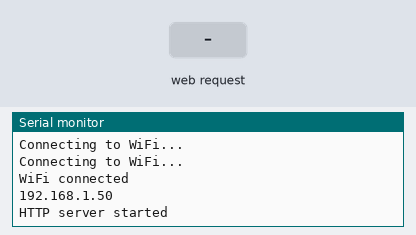
Bench run of a sketch on a simulated ESP8266 (NodeMCU). Shown: the last lines printed to the serial monitor. The test bench sets the inputs (shaded band). WiFi joins after 1.5 s; servers stay silent unless stated.

Above: at 3.2 s.
3.3 s: HTTP request GET /setForward received
At 3.9 s:
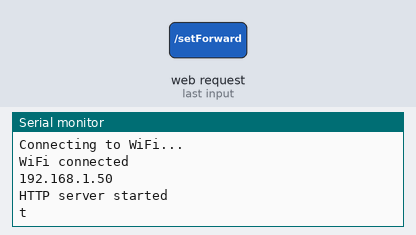
4.8 s: HTTP request GET /setReverse received
At 6.3 s:
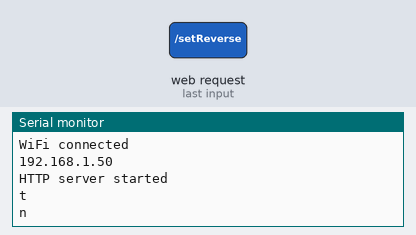

The sketch:

ESP8266.ino
```cpp
#include <ESP8266WiFi.h>
#include <ESP8266WebServer.h>

const char *ssid = "OchaHouse Tang 2";
const char *password = "ochahouse";

ESP8266WebServer server(80);

#define LINE_SENSOR A0

void setup() {
  Serial.begin(115200);

  // Kết nối đến WiFi
  WiFi.begin(ssid, password);
  while (WiFi.status() != WL_CONNECTED) {
    delay(1000);
    Serial.println("Connecting to WiFi...");
  }

  Serial.println("WiFi connected");
  Serial.println(WiFi.localIP());

  server.on("/", HTTP_GET, handleRoot);
  server.on("/lineValue", HTTP_GET, handleReadLineSensor); // Đổi tên hàm xử lý thành handleReadLineSensor

  server.on("/setForward", HTTP_GET, handleSetForward);
  server.on("/setReverse", HTTP_GET, handleSetReverse);

  server.begin();
  Serial.println("HTTP server started");
}

void loop() {
  server.handleClient();
}

void handleRoot() {
  int lineValue = analogRead(LINE_SENSOR);
  int digitalLineValue = (lineValue > 500) ? 1 : 0;
  String html = "<html><head><script>function updateValue() { var xhttp = new XMLHttpRequest(); xhttp.onreadystatechange = function() { if (this.readyState == 4 && this.status == 200) { document.getElementById('lineValue').innerHTML = this.responseText; } }; xhttp.open('GET', '/lineValue', true); xhttp.send(); } setInterval(updateValue, 1000);</script></head>";
  html += "<body><h1>Line Sensor Value</h1>";
  html += "<p>Digital Value: <span id='lineValue'>" + String(digitalLineValue) + "</span></p>";

  html += "<p>Enter the forward angle: <input type='text' id='forwardValue'></p>";
  html += "<button onclick='sendForwardValue()'>Move Forward</button>";

  html += "<p>Enter the reverse angle: <input type='text' id='reverseValue'></p>";
  html += "<button onclick='sendReverseValue()'>Move Reverse</button>";

  html += "</body><script>function sendForwardValue() { var forwardValue = document.getElementById('forwardValue').value; var xhttp = new XMLHttpRequest(); xhttp.open('GET', '/setForward?value=' + forwardValue, true); xhttp.send(); }</script>";
  html += "<script>function sendReverseValue() { var reverseValue = document.getElementById('reverseValue').value; var xhttp = new XMLHttpRequest(); xhttp.open('GET', '/setReverse?value=' + reverseValue, true); xhttp.send(); }</script></html>";
  server.send(200, "text/html", html);
}

void handleReadLineSensor() {
  int lineValue = analogRead(LINE_SENSOR);
  int digitalLineValue = (lineValue > 500) ? 1 : 0;
  server.send(200, "text/plain", String(digitalLineValue));
}

void handleSetForward() {
  String forwardValue = server.arg("value");
  Serial.println("t" + forwardValue);
  server.send(200, "text/plain", "Moved step to forward angle: " + forwardValue);
}

void handleSetReverse() {
  String reverseValue = server.arg("value");
  Serial.println("n" + reverseValue);
  server.send(200, "text/plain", "Moved step to reverse angle: " + reverseValue);
}
```

Measured:
- after the input at 3.3 s, the serial monitor: prints a new line at once (image 1)
- after the input at 4.8 s, the serial monitor: prints a new line at once (image 2)
